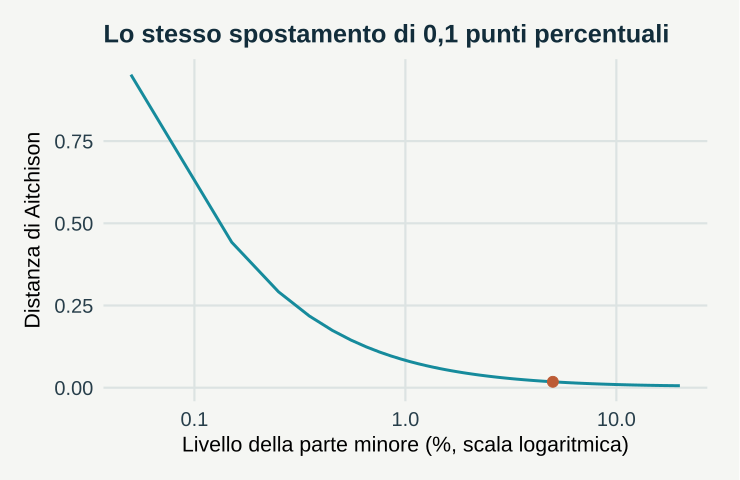

Source code (R):
# GeoStat Lab — funzioni comuni. R >= 4.3; ggplot2 >= 3.4; jsonlite.
suppressPackageStartupMessages(library(ggplot2))
col_geo <- c('#168B9C','#BC5B35','#7054A4','#A17B19','#227864','#64748B')
theme_set(theme_minimal(base_size=17, base_family='sans') + theme(
  plot.background=element_rect(fill='#F5F6F3',colour=NA),
  panel.background=element_rect(fill='#F5F6F3',colour=NA),
  panel.grid.minor=element_blank(),panel.grid.major=element_line(colour='#DCE3E2'),
  plot.title=element_text(size=19,face='bold',colour='#122D3B'),
  plot.subtitle=element_text(size=13,colour='#405560',margin=margin(b=12)),
  axis.text=element_text(size=15,colour='#273E4A'),axis.title=element_text(size=16),
  legend.position='bottom',legend.title=element_blank(),legend.text=element_text(size=14),
  strip.text=element_text(size=15,face='bold'),plot.margin=margin(18,24,18,18)))
metric <- function(...) data.frame(grandezza=names(c(...)),valore=as.character(c(...)),check.names=FALSE)
f <- function(x,d=3) {out<-formatC(x,digits=d,format='fg');out[!is.finite(x)]<-'Non definito';out}
line_plot <- function(d,x='x',y='y',title='',xl=x,yl=y,group=NULL) {
 p<-ggplot(d,aes(x=.data[[x]],y=.data[[y]]))
 if(is.null(group)) p<-p+geom_line(colour=col_geo[1],linewidth=1.05) else p<-p+aes(colour=.data[[group]],group=.data[[group]])+geom_line(linewidth=1)+scale_colour_manual(values=col_geo)
 p+labs(title=title,x=xl,y=yl)
}
point_plot <- function(d,x='x',y='y',title='',xl=x,yl=y,group=NULL) {
 p<-ggplot(d,aes(x=.data[[x]],y=.data[[y]]))
 if(is.null(group))p<-p+geom_point(colour=col_geo[1],size=2.5,alpha=.8) else p<-p+aes(colour=.data[[group]])+geom_point(size=2.7,alpha=.85)+scale_colour_manual(values=col_geo)
 p+labs(title=title,x=xl,y=yl)
}
hist_plot<-function(x,title='',xl='Valore',bins=20)ggplot(data.frame(x=x),aes(x))+geom_histogram(bins=bins,fill=col_geo[1],colour='#F5F6F3')+labs(title=title,x=xl,y='Frequenza')
bar_plot<-function(d,x='gruppo',y='valore',title='',yl='Valore')ggplot(d,aes(x=.data[[x]],y=.data[[y]],fill=.data[[x]]))+geom_col(width=.65)+scale_fill_manual(values=rep(col_geo,length.out=length(unique(d[[x]])) ))+guides(fill='none')+labs(title=title,x=NULL,y=yl)
map_plot<-function(d,z='z',title='',xl='Est [km]',yl='Nord [km]')ggplot(d,aes(x,y,fill=.data[[z]]))+geom_raster()+coord_equal()+scale_fill_gradientn(colours=c('#153F56','#298C9C','#B8CDB2','#F1D889','#AD542F'))+labs(title=title,x=xl,y=yl)
acf_data<-function(x,lag=20){a<-acf(x,lag.max=min(lag,length(x)-1),plot=FALSE);data.frame(x=as.vector(a$lag)[-1],y=as.vector(a$acf)[-1])}
# AR(1), distribuzione marginale stazionaria N(0, 1).
ar_series<-function(n,rho){x<-numeric(n);x[1]<-rnorm(1);for(i in 2:n)x[i]<-rho*x[i-1]+sqrt(1-rho^2)*rnorm(1);x}
# Distanze euclidee in unità metriche già dichiarate; nessuna conversione implicita di CRS.
dist_cross<-function(a,b)sqrt(outer(a[,1],b[,1],'-')^2+outer(a[,2],b[,2],'-')^2)
# Predittore IDW: i punti coincidenti ricevono esattamente il valore osservato.
idw<-function(xy,z,new,power=2){dd<-dist_cross(new,xy);apply(dd,1,function(d)if(any(d<1e-10))mean(z[d<1e-10])else weighted.mean(z,d^(-power)))}
# CART didattico binario: divisioni assiali che minimizzano l'impurità di Gini.
cart_fit<-function(x,y,depth=2,minleaf=4){
 node<-list(p=mean(y),n=length(y));if(depth<1||length(unique(y))<2||length(y)<2*minleaf)return(node)
 best<-Inf
 for(j in seq_len(ncol(x))){v<-sort(unique(x[,j])); if(length(v)<2)next
  for(cut in (head(v,-1)+tail(v,-1))/2){left<-x[,j]<=cut;nl<-sum(left);nr<-sum(!left);if(min(nl,nr)<minleaf)next
   score<-nl*mean(y[left])*(1-mean(y[left]))+nr*mean(y[!left])*(1-mean(y[!left]))
   if(score<best){best<-score;node$j<-j;node$cut<-cut;split<-left}
  }
 }
 if(is.finite(best)){node$left<-cart_fit(x[split,,drop=FALSE],y[split],depth-1,minleaf);node$right<-cart_fit(x[!split,,drop=FALSE],y[!split],depth-1,minleaf)};node
}
cart_predict<-function(tree,x)apply(x,1,function(row){t<-tree;while(!is.null(t$j))t<-if(row[t$j]<=t$cut)t$left else t$right;t$p})
p <- list(L = 5, seed = 17)
set.seed(p$seed)
clr <- function(x) log(x) - mean(log(x))

ait <- function(L) {
    a <- c(L, 25, 25, 50 - L)
    b <- a + c(0.1, 0, 0, -0.1)
    sqrt(sum((clr(a) - clr(b))^2))
}

griglia <- seq(0.05, 20, length.out = 200)

data <- data.frame(x = griglia, y = sapply(griglia, ait))

plots <- list(line_plot(data, title = "Lo stesso spostamento di 0,1 punti percentuali", xl = "Livello della parte minore (%, scala logaritmica)", 
    yl = "Distanza di Aitchison") + scale_x_log10() + geom_point(data = data.frame(x = p$L, y = ait(p$L)), 
    colour = col_geo[2], size = 3.5))

metrics <- metric(`Distanza euclidea` = f(sqrt(0.02)), `Distanza di Aitchison` = f(ait(p$L)), `Rapporto Aitchison/euclidea` = f(ait(p$L)/sqrt(0.02)))
print(metrics,row.names=FALSE)
ggplot2::ggsave('m17-distanze-B.svg',plots[[1]],device=svglite::svglite,width=7.7,height=5.0,bg='#F8F6F1')
